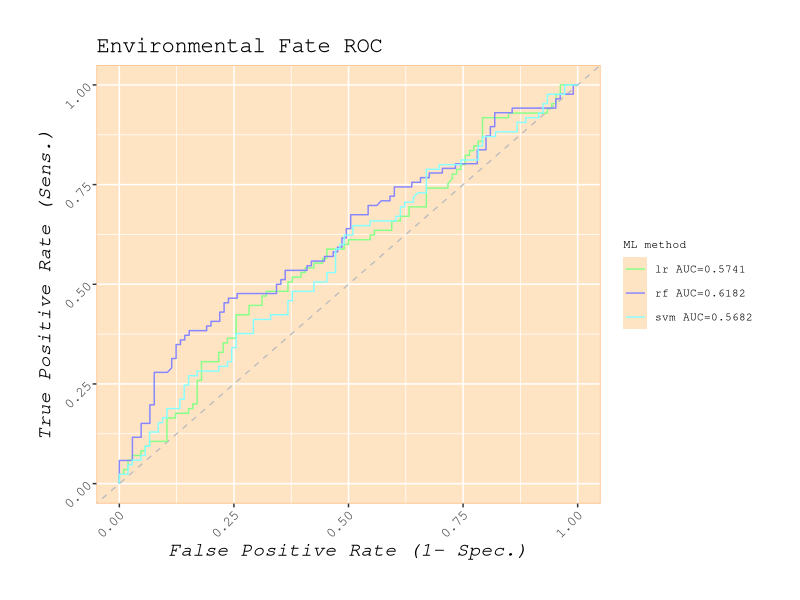
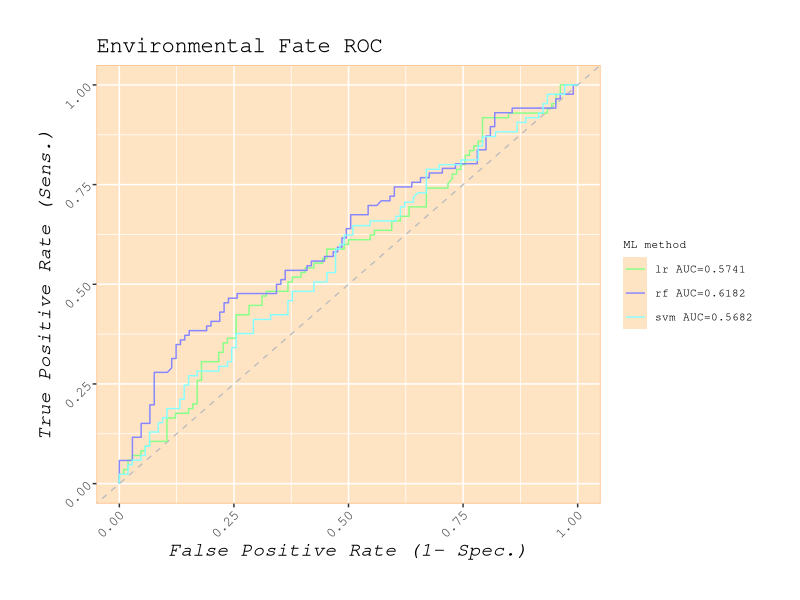

These figures' R source, in order:
library(ggplot2)

rocrf<-read.csv("QSAR/table/data4EF_RF_ROC.csv",header = TRUE,check.names = FALSE)
rocsvm<-read.csv("QSAR/table/data8EF_SVM_ROC.csv",header = TRUE,check.names = FALSE)
roclr<-read.csv("QSAR/table/data12EF_LR_ROC.csv",header = TRUE,check.names = FALSE)
roc<-rbind(rocrf,rocsvm,roclr)
roc$type <- factor(rep(c("rf AUC=0.6182", 
                         "svm AUC=0.5682",
                         "lr AUC=0.5741"), 
                       times=c(dim(rocrf)[1], 
                               dim(rocsvm)[1],
                               dim(roclr)[1])))


legend_title="ML method"
EF<-c("#FFC18C","#FFE4C4")
ggplot(roc) +
  geom_abline(intercept = 0, slope = 1, linetype = "dashed", color = "grey") +  # 添加斜线
  geom_line(aes(x = `False Positive Rate`, y = `True Positive Rate`,
                color = type), linetype="solid") +
  scale_color_manual(values = c("rf AUC=0.6182" = "#8686FF","svm AUC=0.5682"="#86FFFF","lr AUC=0.5741"="#86FF86")) +
  labs(title = "Environmental Fate ROC", x = "False Positive Rate (1- Spec.)", y = "True Positive Rate (Sens.)") +
  guides(color = guide_legend(title = legend_title)) +
  theme(
    text = element_text(family = "mono", size=16),
    plot.title = element_text(size = 16),#title 大小
    axis.title.x = element_text(face = "italic", size = 14),#x轴标题
    axis.title.y = element_text(face = "italic", size = 14),
    axis.text.x = element_text(angle = 45, hjust = 1,size = 10),#横坐标
    axis.text.y = element_text(angle = 45, hjust = 1,size = 10),
    legend.text = element_text(size = 8),#legend字体大小
    legend.title = element_text(size = 8), #设置legend标签字体大小
    legend.position = "right",
    panel.background = element_rect(fill = EF[2]),
    panel.border = element_rect(color = EF[1], fill = NA),#保留边框
    plot.margin = margin(1, 1, 1, 1, "cm"),#图像离上下左右边框的距离
    )
ggsave("QSAR/pic/EF_ROC.png",width=10, height=7,dpi=300)
